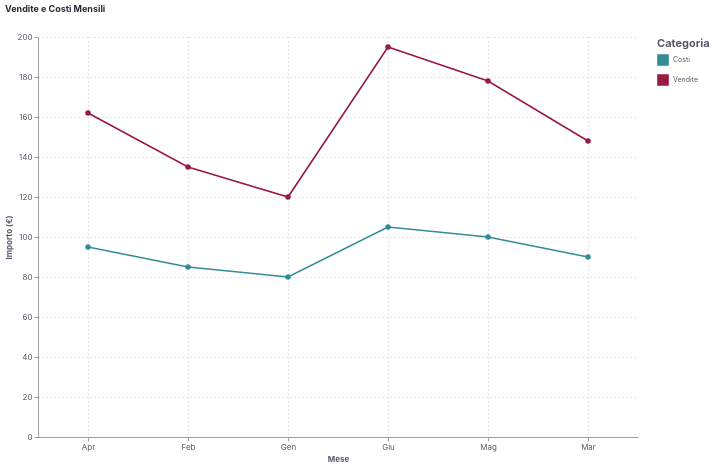

Notebook code for this chart:
### Markdown cell above
## 4. Test Altair con Nuova API

### Code cell
import altair as alt
import pandas as pd

# Abilita il tema (semplice!)
mbs.enable_altair_theme()

# Dati di esempio
data = pd.DataFrame({
    'Mese': ['Gen', 'Feb', 'Mar', 'Apr', 'Mag', 'Giu'],
    'Vendite': [120, 135, 148, 162, 178, 195],
    'Costi': [80, 85, 90, 95, 100, 105]
})

# Reshape per Altair
data_long = data.melt('Mese', var_name='Tipo', value_name='Valore')

# Crea il grafico
chart = alt.Chart(data_long).mark_line(point=True).encode(
    x=alt.X('Mese:N', title='Mese'),
    y=alt.Y('Valore:Q', title='Importo (€)'),
    color=alt.Color('Tipo:N', title='Categoria'),
    tooltip=['Mese', 'Tipo', 'Valore']
).properties(
    title='Vendite e Costi Mensili',
    width=600,
    height=400
)

# Salva
html_path = OUT / 'altair_new_api.html'
chart.save(str(html_path))
print(f"✅ Salvato HTML: {html_path}")

# Salva PNG (se vl-convert è installato)
try:
    png_path = OUT / 'altair_new_api.png'
    chart.save(str(png_path), scale_factor=2)
    print(f"✅ Salvato PNG: {png_path}")
    from IPython.display import Image, display
    display(Image(filename=str(png_path)))
except Exception as e:
    print(f"⚠️  PNG export fallito: {e}")
    print("Installa vl-convert-python per esportare PNG")

# Display inline
chart

### Figure 1 — Vega-Lite specification as saved in the notebook (floating-point values rounded to 4 significant figures)
{"config": {"background": "#ffffff", "font": "Inter, sans-serif", "mark": {"color": "#981a40"}, "title": {"color": "#262A33", "anchor": "start", "dy": -15, "fontSize": 9.0, "font": "Inter, sans-serif", "fontWeight": "700"}, "axis": {"labelColor": "#5b566b", "labelFontSize": 8.0, "labelFont": "Inter, sans-serif", "labelFontWeight": "400", "titleColor": "#5b566b", "titleFontSize": 8.0, "titleFont": "Inter, sans-serif", "titleFontWeight": "700", "grid": true, "gridColor": "#262A33", "labelAngle": 0, "domainWidth": 0.8, "labelPadding": 2, "tickSize": 4.0, "tickWidth": 0.8}, "axisX": {"gridDash": [1.0, 3.0], "gridWidth": 0.25, "gridColor": "#262A33"}, "axisY": {"gridDash": [1.0, 3.0], "gridWidth": 0.25, "gridColor": "#262A33"}, "legend": {"labelFontSize": 7.0, "padding": 1, "symbolType": "square", "labelFont": "Inter, sans-serif", "titleFont": "Inter, sans-serif"}, "style": {"guide-label": {"font": "Inter, sans-serif", "fill": "#5b566b"}, "guide-title": {"font": "Inter, sans-serif", "fill": "#5b566b"}}, "range": {"category": ["#348b96", "#981a40", "#534e93", "#a0a369", "#d5aa00", "#7b7284", "#d67335"]}, "point": {"filled": true}, "line": {"strokeWidth": 1.6}, "view": {"stroke": "transparent"}}, "data": {"name": "data-1d7c7c51c7a96519fe46e3ecf11ec166"}, "mark": {"type": "line", "point": true}, "encoding": {"color": {"field": "Tipo", "title": "Categoria", "type": "nominal"}, "tooltip": [{"field": "Mese", "type": "nominal"}, {"field": "Tipo", "type": "nominal"}, {"field": "Valore", "type": "quantitative"}], "x": {"field": "Mese", "title": "Mese", "type": "nominal"}, "y": {"field": "Valore", "title": "Importo (€)", "type": "quantitative"}}, "height": 400, "title": "Vendite e Costi Mensili", "width": 600, "$schema": "https://vega.github.io/schema/vega-lite/v5.20.1.json", "datasets": {"data-1d7c7c51c7a96519fe46e3ecf11ec166": [{"Mese": "Gen", "Tipo": "Vendite", "Valore": 120}, {"Mese": "Feb", "Tipo": "Vendite", "Valore": 135}, {"Mese": "Mar", "Tipo": "Vendite", "Valore": 148}, {"Mese": "Apr", "Tipo": "Vendite", "Valore": 162}, {"Mese": "Mag", "Tipo": "Vendite", "Valore": 178}, {"Mese": "Giu", "Tipo": "Vendite", "Valore": 195}, {"Mese": "Gen", "Tipo": "Costi", "Valore": 80}, {"Mese": "Feb", "Tipo": "Costi", "Valore": 85}, {"Mese": "Mar", "Tipo": "Costi", "Valore": 90}, {"Mese": "Apr", "Tipo": "Costi", "Valore": 95}, {"Mese": "Mag", "Tipo": "Costi", "Valore": 100}, {"Mese": "Giu", "Tipo": "Costi", "Valore": 105}]}}
